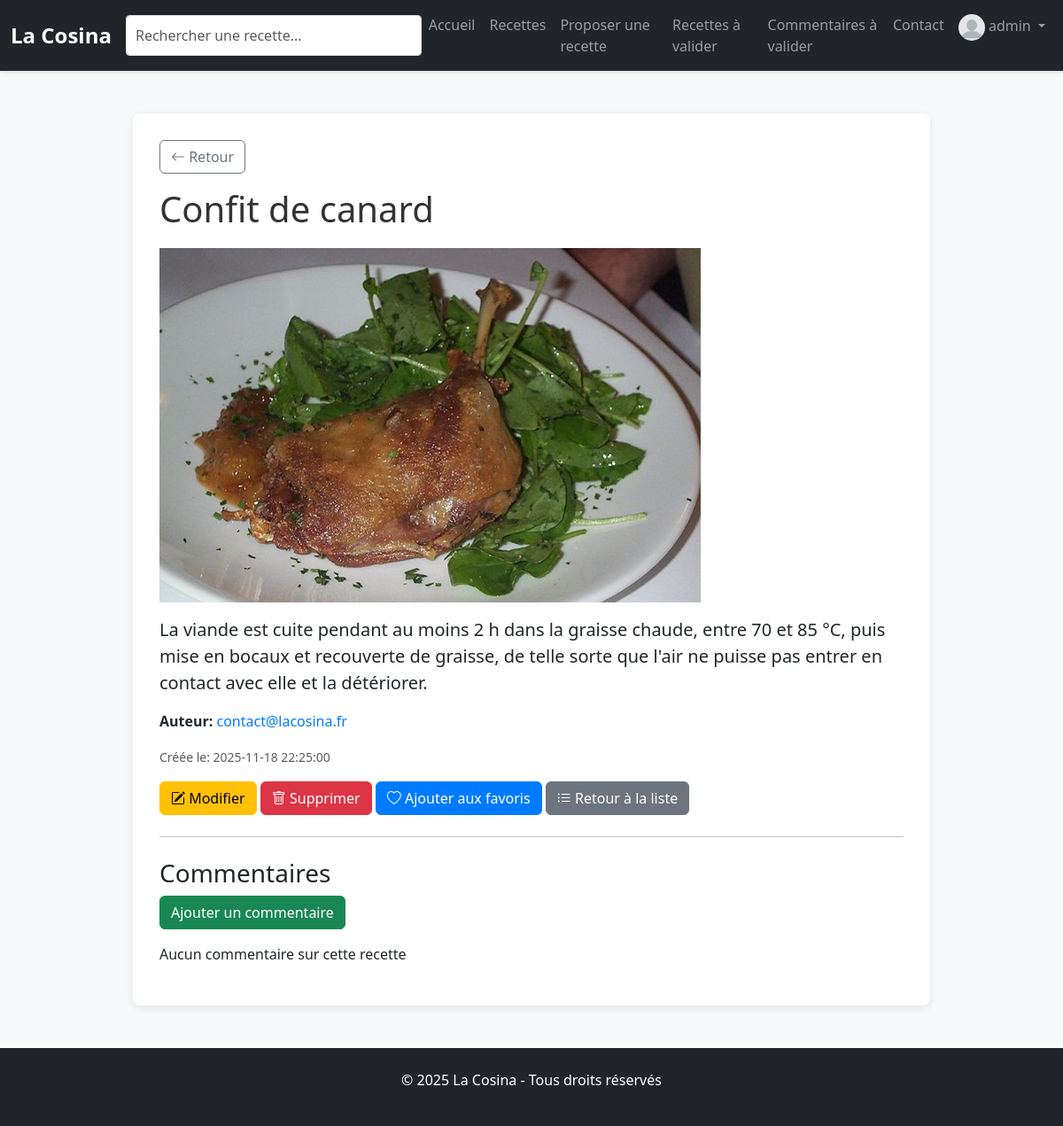
/index.php?c=Recette&a=detail&id=10 (signed in), run on the app's committed database.
### tables this page shows
CREATE TABLE `recettes` (
    `id` int NOT NULL AUTO_INCREMENT,
    `titre` varchar(100) NOT NULL,
    `description` text NOT NULL,
    `auteur` varchar(100) NOT NULL,
    `image` varchar(100) DEFAULT NULL,
    `date_creation` datetime NOT NULL,
    `type_plat` enum('Entrée', 'Plat', 'Dessert') DEFAULT 'Plat',
    `isApproved` tinyint(1) DEFAULT 1,
    PRIMARY KEY (`id`)
);

### models/Recette.php (called while the page is built, shortened)
<?php
class Recette
{
    private $pdo;
    public function __construct($pdo)
    {
        $this->pdo = $pdo;
    }
    public function getById($id)
    {
        $sql = "SELECT * FROM recettes WHERE id = ?";
        $stmt = $this->pdo->prepare($sql);
        $stmt->execute([$id]);
        return $stmt->fetch(PDO::FETCH_ASSOC);
    }
}
?>

### controllers/FavoriController.php (called while the page is built, shortened)
<?php
class FavoriController
{
    private $favoriModel;
    public function __construct()
    {
        global $pdo;
        $this->favoriModel = new Favori($pdo);
    }
    public function existe($recette_id, $user_id)
    {
        $favoris = $this->favoriModel->findBy(['user_id' => $user_id, 'recette_id' => $recette_id]);
        return count($favoris) > 0;
    }
}
?>

### models/Favori.php (called while the page is built, shortened)
<?php
class Favori
{
    private $pdo;
    public function __construct($pdo)
    {
        $this->pdo = $pdo;
    }
    public function findBy($conditions)
    {
        $where = [];
        $params = [];
        foreach ($conditions as $key => $value) {
            $where[] = "$key = ?";
            $params[] = $value;
        }
        $sql = "SELECT * FROM favoris WHERE " . implode(' AND ', $where);
        $stmt = $this->pdo->prepare($sql);
        $stmt->execute($params);
        return $stmt->fetchAll(PDO::FETCH_ASSOC);
    }
}
?>

### views/Recette/detail.php (the view, shortened to what this page needs)
<div class="mb-3">
    <a href="javascript:history.back()" class="btn btn-outline-secondary">
        <i class="bi bi-arrow-left"></i> Retour
    </a>
</div>
<h1><?php echo htmlspecialchars($recette['titre']); ?></h1>
<img src="<?php echo ($recette['image'] ? $recette['image'] : 'images/no_image.png'); ?>" alt="<?php echo htmlspecialchars($recette['titre']); ?>" class="img-fluid mb-3" style="max-height: 400px; object-fit: cover;">
<p class="lead"><?php echo htmlspecialchars($recette['description']); ?></p>
<p><strong>Auteur:</strong> <a href="mailto:<?php echo htmlspecialchars($recette['auteur']); ?>"><?php echo htmlspecialchars($recette['auteur']); ?></a></p>
<p><small class="text-muted">Créée le: <?php echo $recette['date_creation']; ?></small></p>
<div class="mb-3">
    <?php if (isset($_SESSION['user_isAdmin']) && $_SESSION['user_isAdmin']): ?>
    <a href="index.php?c=Recette&a=modifier&id=<?php echo $recette['id']; ?>" class="btn btn-warning">
        <i class="bi bi-pencil-square"></i> Modifier
    </a>
    <a href="index.php?c=Recette&a=supprimer&id=<?php echo $recette['id']; ?>" class="btn btn-danger" onclick="return confirm('Êtes-vous sûr de vouloir supprimer cette recette ?');">
        <i class="bi bi-trash"></i> Supprimer
    </a>
    <?php endif; ?>
    <?php if (isset($_SESSION['id'])): ?>
    <a href="index.php?c=Favori&a=ajouter&id=<?php echo $recette['id']; ?>" class="btn btn-primary">
        <i class="bi <?php echo $existe ? 'bi-heart-fill' : 'bi-heart'; ?>"></i>
        <?php echo $existe ? 'Retirer des favoris' : 'Ajouter aux favoris'; ?>
    </a>
    <?php endif; ?>
    <a href="index.php?c=Recette&a=lister" class="btn btn-secondary">
        <i class="bi bi-list-ul"></i> Retour à la liste
    </a>
</div>
<hr class="my-4">
<div id="commentaire-section">
    <h3>Commentaires</h3>
    <button id="bt-ajout-commentaire" class="btn btn-success mb-3" data-id="<?php echo $recette['id']; ?>">Ajouter un commentaire</button>
    <div id="div-commentaire">
        <?php if (empty($commentaires)): ?>
            <p>Aucun commentaire sur cette recette</p>
        <?php endif; ?>
    </div>
</div>

### css/style.css (style rules this page uses)
body { background-color: #f8f9fa; font-family: 'Segoe UI', Tahoma, Geneva, Verdana, sans-serif; }
.btn-primary { background-color: #007bff; border-color: #007bff; }
h1, h2 { color: #333; margin-bottom: 20px; }
a { color: #007bff; text-decoration: none; }

### data on the page
recettes: titre "Confit de canard", image (picture), description "La viande est cuite pendant au moins 2 h dans la graisse chaude, entre 70 et 85 °C, puis mise en bocaux et recouverte de graisse, de telle sorte que l'air ne puisse pas entrer en contact avec elle et la détériorer.", auteur "contact@lacosina.fr", date_creation "2025-11-18 22:25:00"

### other printed values
$_SESSION['user_identifiant'] "admin"
